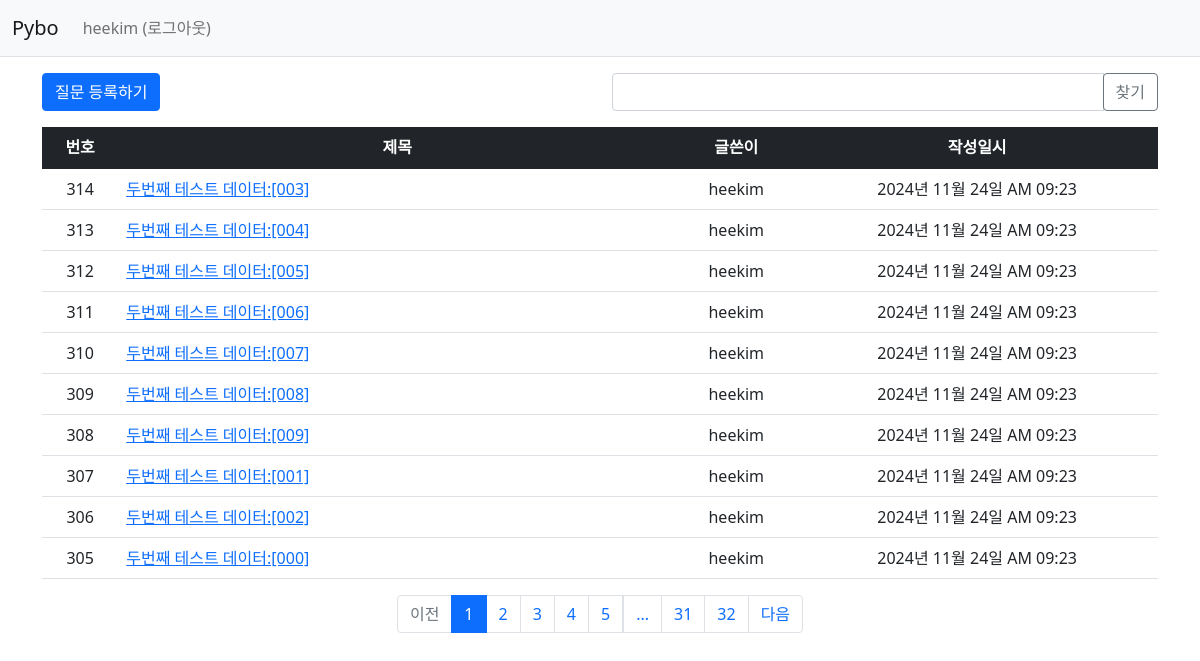
/question/list/ (signed in), run on the app's committed database.
### pybo/models.py (models this page shows)
class User(db.Model):
    id = db.Column(db.Integer, primary_key=True)
    username = db.Column(db.String(150), unique=True, nullable=False)
    password = db.Column(db.String(200), nullable=False)
    email = db.Column(db.String(120), unique=True, nullable=False)

class Question(db.Model):
    id = db.Column(db.Integer, primary_key=True)
    subject = db.Column(db.String(200), nullable=False)
    content = db.Column(db.Text(), nullable=False)
    create_date = db.Column(db.DateTime(), nullable=False)
    user_id = db.Column(db.Integer, db.ForeignKey('user.id', ondelete='CASCADE'), nullable=False)
    user = db.relationship('User', backref=db.backref('question_set'))
    modify_date = db.Column(db.DateTime(), nullable=True)
    voter = db.relationship('User', secondary=question_voter, backref=db.backref('question_voter_set'))

### pybo/views/question_views.py (the view, shortened to what this page needs)
@bp.route('/list/')
def _list():
    page = request.args.get('page', type=int, default=1)
    kw = request.args.get('kw', type=str, default='')
    question_list = Question.query.order_by(Question.create_date.desc())
    question_list = question_list.paginate(page=page, per_page=10)
    return render_template('question/question_list.html', question_list=question_list, page=page, kw=kw)

### pybo/filter.py (called while the page is built)
def format_datetime(value, fmt='%Y년 %m월 %d일 %p %I:%M'):
    return value.strftime(fmt)

### pybo/views/auth_views.py (called while the page is built)
@bp.before_app_request
def load_logged_in_user():
    user_id = session.get('user_id')
    if user_id is None:
        g.user = None
    else:
        g.user = User.query.get(user_id)

### pybo/templates/question/question_list.html (shortened to what this page needs)
{% extends 'base.html' %}
{% block content %}
<div class="container my-3">
    <div class="row my-3">
        <div class="col-6">
            <a href="{{ url_for('question.create') }}" class="btn btn-primary">질문 등록하기</a>
        </div>
        <div class="col-6">
            <div class="input-group">
                <input type="text" id="search_kw" class="form-control" value="{{ kw or '' }}">
                <div class="input-group-append">
                    <button class="btn btn-outline-secondary" type="button" id="btn_search">찾기</button>
                </div>
            </div>
        </div>
    </div>
    <table class="table">
        <thead>
        <tr class="text-center table-dark">
             <th>번호</th>
            <th style="width:50%">제목</th>
            <th>글쓴이</th>
            <th>작성일시</th>
        </tr>
        </thead>
        <tbody>
        {% if question_list %}
        {% for question in question_list.items %}
        <tr class="text-center">
            <td>{{ question_list.total - ((question_list.page-1) * question_list.per_page) - loop.index0 }}</td>
            <td class="text-start">
                <a href="{{ url_for('question.detail', question_id=question.id) }}">{{ question.subject }}</a>
            </td>
            <td>{{ question.user.username }}</td>
            <td>{{ question.create_date| datetime }}</td>
        </tr>
        {% endfor %}
        {% else %}
        <tr>
            <td colspan="3">질문이 없습니다.</td>
        </tr>
        {% endif %}
        </tbody>
    </table>
    <ul class="pagination justify-content-center">
        {% if question_list.has_prev %}
        <li class="page-item">
               <a class="page-link" data-page="{{ question_list.prev_num }}" href="javascript:void(0)">이전</a>
        </li>
        {% else %}
        <li class="page-item disabled">
            <a class="page-link" tabindex="-1" aria-disabled="true" href="javascript:void(0)">이전</a>
        </li>
        {% endif %}
        {% for page_num in question_list.iter_pages() %}
        {% if page_num %}
        {% if page_num != question_list.page %}
        <li class="page-item">
            <a class="page-link" data-page="{{ page_num }}" href="javascript:void(0)">{{ page_num }}</a>
        </li>
        {% else %}
        <li class="page-item active" aria-current="page">
            <a class="page-link" href="javascript:void(0)">{{ page_num }}</a>
        </li>
        {% endif %}
        {% else %}
        <li class="disabled">
            <a class="page-link" href="javascript:void(0)">...</a>
        </li>
        {% endif %}
        {% endfor %}
        {% if question_list.has_next %}
        <li class="page-item">
           <a class="page-link" data-page="{{ question_list.next_num }}" href="javascript:void(0)">다음</a>
        </li>
        {% else %}
        <li class="page-item disabled">
            <a class="page-link" tabindex="-1" aria-disabled="true" href="javascript:void(0)">다음</a>
        </li>
        {% endif %}
    </ul>
</div>
{% endblock %}

### pybo/templates/navbar.html (shortened to what this page needs)
<nav class="navbar navbar-expand-lg navbar-light bg-light border-bottom">
    <div class="container-fluid">
        <a class="navbar-brand" href="{{ url_for('main.index') }}">Pybo</a>
        <div class="collapse navbar-collapse" id="navbarSupportedContent">
            {% if g.user %}
            <ul class="navbar-nav">
                <li class="nav-item ">
                    <a class="nav-link" href="{{ url_for('auth.logout') }}">{{ g.user.username }} (로그아웃)</a>
                </li>
            </ul>
              {% endif %}
        </div>
    </div>
</nav>

### data on the page
User: user.username "heekim"
Question: total "314", subject "두번째 테스트 데이터:[003]", user.username "heekim", create_date "2024년 11월 24일 AM 09:23"
Question: id "313", subject "두번째 테스트 데이터:[004]", user.username "heekim", create_date "2024년 11월 24일 AM 09:23"
Question: total "312", subject "두번째 테스트 데이터:[005]", user.username "heekim", create_date "2024년 11월 24일 AM 09:23"
Question: total "311", subject "두번째 테스트 데이터:[006]", user.username "heekim", create_date "2024년 11월 24일 AM 09:23"
Question: total "310", subject "두번째 테스트 데이터:[007]", user.username "heekim", create_date "2024년 11월 24일 AM 09:23"
Question: total "309", subject "두번째 테스트 데이터:[008]", user.username "heekim", create_date "2024년 11월 24일 AM 09:23"
Question: total "308", subject "두번째 테스트 데이터:[009]", user.username "heekim", create_date "2024년 11월 24일 AM 09:23"
Question: total "307", subject "두번째 테스트 데이터:[001]", user.username "heekim", create_date "2024년 11월 24일 AM 09:23"
Question: total "306", subject "두번째 테스트 데이터:[002]", user.username "heekim", create_date "2024년 11월 24일 AM 09:23"
Question: total "305", subject "두번째 테스트 데이터:[000]", user.username "heekim", create_date "2024년 11월 24일 AM 09:23"

### other printed values
{{ page_num }} "1"
{{ page_num }} "2" "3" "4" "5" "31" "32"
